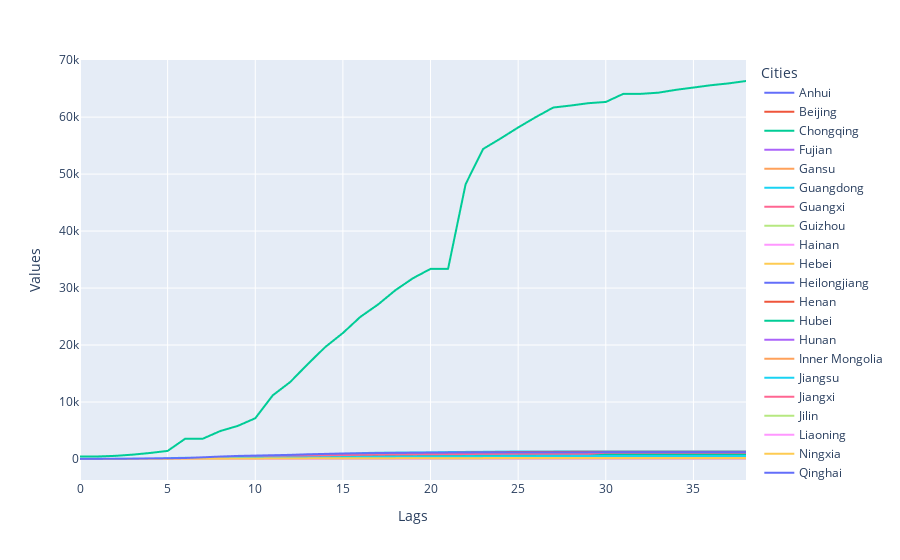

Write notebook code for a chart like this one.
### Code cell
import plotly.express as px
fig = px.line(df, x="Lags", y = "Values", color="Cities")
fig.show()

### Figure 1 — Plotly figure (JSON) as saved in the notebook; plotly's stock layout.template omitted (floating-point values rounded to 4 significant figures)
{"data": [{"hoverlabel": {"namelength": 0}, "hovertemplate": "Cities=Anhui<br>Lags=%{x}<br>Values=%{y}", "legendgroup": "Anhui", "line": {"color": "#636efa", "dash": "solid"}, "mode": "lines", "name": "Anhui", "showlegend": true, "type": "scattergl", "x": [0, 1, 2, 3, 4, 5, 6, 7, 8, 9, 10, 11, 12, 13, 14, 15, 16, 17, 18, 19, 20, 21, 22, 23, 24, 25, 26, 27, 28, 29, 30, 31, 32, 33, 34, 35, 36, 37, 38], "xaxis": "x", "y": [1, 9, 15, 39, 60, 70, 106, 152, 200, 237, 297, 340, 408, 480, 530, 591, 665, 733, 779, 830, 860, 889, 910, 934, 950, 962, 973, 982, 986, 987, 988, 989, 989, 989, 989, 989, 989, 990, 990], "yaxis": "y"}, {"hoverlabel": {"namelength": 0}, "hovertemplate": "Cities=Beijing<br>Lags=%{x}<br>Values=%{y}", "legendgroup": "Beijing", "line": {"color": "#EF553B", "dash": "solid"}, "mode": "lines", "name": "Beijing", "showlegend": true, "type": "scattergl", "x": [0, 1, 2, 3, 4, 5, 6, 7, 8, 9, 10, 11, 12, 13, 14, 15, 16, 17, 18, 19, 20, 21, 22, 23, 24, 25, 26, 27, 28, 29, 30, 31, 32, 33, 34, 35, 36, 37, 38], "xaxis": "x", "y": [14, 22, 36, 41, 68, 80, 91, 111, 114, 139, 168, 191, 212, 228, 253, 274, 297, 315, 326, 337, 342, 352, 366, 372, 375, 380, 381, 387, 393, 395, 396, 399, 399, 399, 400, 400, 410, 410, 411], "yaxis": "y"}, {"hoverlabel": {"namelength": 0}, "hovertemplate": "Cities=Chongqing<br>Lags=%{x}<br>Values=%{y}", "legendgroup": "Chongqing", "line": {"color": "#00cc96", "dash": "solid"}, "mode": "lines", "name": "Chongqing", "showlegend": true, "type": "scattergl", "x": [0, 1, 2, 3, 4, 5, 6, 7, 8, 9, 10, 11, 12, 13, 14, 15, 16, 17, 18, 19, 20, 21, 22, 23, 24, 25, 26, 27, 28, 29, 30, 31, 32, 33, 34, 35, 36, 37, 38], "xaxis": "x", "y": [6, 9, 27, 57, 75, 110, 132, 147, 182, 211, 247, 300, 337, 366, 389, 411, 426, 428, 468, 486, 505, 518, 529, 537, 544, 551, 553, 555, 560, 567, 572, 573, 575, 576, 576, 576, 576, 576, 576], "yaxis": "y"}, {"hoverlabel": {"namelength": 0}, "hovertemplate": "Cities=Fujian<br>Lags=%{x}<br>Values=%{y}", "legendgroup": "Fujian", "line": {"color": "#ab63fa", "dash": "solid"}, "mode": "lines", "name": "Fujian", "showlegend": true, "type": "scattergl", "x": [0, 1, 2, 3, 4, 5, 6, 7, 8, 9, 10, 11, 12, 13, 14, 15, 16, 17, 18, 19, 20, 21, 22, 23, 24, 25, 26, 27, 28, 29, 30, 31, 32, 33, 34, 35, 36, 37, 38], "xaxis": "x", "y": [1, 5, 10, 18, 35, 59, 80, 84, 101, 120, 144, 159, 179, 194, 205, 215, 224, 239, 250, 261, 267, 272, 279, 281, 285, 287, 290, 292, 293, 293, 293, 293, 293, 293, 294, 294, 296, 296, 296], "yaxis": "y"}, {"hoverlabel": {"namelength": 0}, "hovertemplate": "Cities=Gansu<br>Lags=%{x}<br>Values=%{y}", "legendgroup": "Gansu", "line": {"color": "#FFA15A", "dash": "solid"}, "mode": "lines", "name": "Gansu", "showlegend": true, "type": "scattergl", "x": [0, 1, 2, 3, 4, 5, 6, 7, 8, 9, 10, 11, 12, 13, 14, 15, 16, 17, 18, 19, 20, 21, 22, 23, 24, 25, 26, 27, 28, 29, 30, 31, 32, 33, 34, 35, 36, 37, 38], "xaxis": "x", "y": [0, 2, 2, 4, 7, 14, 19, 24, 26, 29, 40, 51, 55, 57, 62, 62, 67, 79, 83, 83, 86, 87, 90, 90, 90, 90, 91, 91, 91, 91, 91, 91, 91, 91, 91, 91, 91, 91, 91], "yaxis": "y"}, {"hoverlabel": {"namelength": 0}, "hovertemplate": "Cities=Guangdong<br>Lags=%{x}<br>Values=%{y}", "legendgroup": "Guangdong", "line": {"color": "#19d3f3", "dash": "solid"}, "mode": "lines", "name": "Guangdong", "showlegend": true, "type": "scattergl", "x": [0, 1, 2, 3, 4, 5, 6, 7, 8, 9, 10, 11, 12, 13, 14, 15, 16, 17, 18, 19, 20, 21, 22, 23, 24, 25, 26, 27, 28, 29, 30, 31, 32, 33, 34, 35, 36, 37, 38], "xaxis": "x", "y": [26, 32, 53, 78, 111, 151, 207, 277, 354, 436, 535, 632, 725, 813, 895, 970, 1034, 1095, 1131, 1159, 1177, 1219, 1241, 1261, 1294, 1316, 1322, 1328, 1331, 1332, 1333, 1339, 1342, 1345, 1347, 1347, 1347, 1348, 1349], "yaxis": "y"}, {"hoverlabel": {"namelength": 0}, "hovertemplate": "Cities=Guangxi<br>Lags=%{x}<br>Values=%{y}", "legendgroup": "Guangxi", "line": {"color": "#FF6692", "dash": "solid"}, "mode": "lines", "name": "Guangxi", "showlegend": true, "type": "scattergl", "x": [0, 1, 2, 3, 4, 5, 6, 7, 8, 9, 10, 11, 12, 13, 14, 15, 16, 17, 18, 19, 20, 21, 22, 23, 24, 25, 26, 27, 28, 29, 30, 31, 32, 33, 34, 35, 36, 37, 38], "xaxis": "x", "y": [2, 5, 23, 23, 36, 46, 51, 58, 78, 87, 100, 111, 127, 139, 150, 168, 172, 183, 195, 210, 215, 222, 222, 226, 235, 237, 238, 242, 244, 245, 246, 249, 249, 251, 252, 252, 252, 252, 252], "yaxis": "y"}, {"hoverlabel": {"namelength": 0}, "hovertemplate": "Cities=Guizhou<br>Lags=%{x}<br>Values=%{y}", "legendgroup": "Guizhou", "line": {"color": "#B6E880", "dash": "solid"}, "mode": "lines", "name": "Guizhou", "showlegend": true, "type": "scattergl", "x": [0, 1, 2, 3, 4, 5, 6, 7, 8, 9, 10, 11, 12, 13, 14, 15, 16, 17, 18, 19, 20, 21, 22, 23, 24, 25, 26, 27, 28, 29, 30, 31, 32, 33, 34, 35, 36, 37, 38], "xaxis": "x", "y": [1, 3, 3, 4, 5, 7, 9, 9, 12, 29, 29, 38, 46, 58, 64, 71, 81, 89, 99, 109, 127, 133, 135, 140, 143, 144, 146, 146, 146, 146, 146, 146, 146, 146, 146, 146, 146, 146, 146], "yaxis": "y"}, {"hoverlabel": {"namelength": 0}, "hovertemplate": "Cities=Hainan<br>Lags=%{x}<br>Values=%{y}", "legendgroup": "Hainan", "line": {"color": "#FF97FF", "dash": "solid"}, "mode": "lines", "name": "Hainan", "showlegend": true, "type": "scattergl", "x": [0, 1, 2, 3, 4, 5, 6, 7, 8, 9, 10, 11, 12, 13, 14, 15, 16, 17, 18, 19, 20, 21, 22, 23, 24, 25, 26, 27, 28, 29, 30, 31, 32, 33, 34, 35, 36, 37, 38], "xaxis": "x", "y": [4, 5, 8, 19, 22, 33, 40, 43, 46, 52, 62, 64, 72, 80, 99, 106, 117, 124, 131, 138, 144, 157, 157, 159, 162, 162, 163, 163, 168, 168, 168, 168, 168, 168, 168, 168, 168, 168, 168], "yaxis": "y"}, {"hoverlabel": {"namelength": 0}, "hovertemplate": "Cities=Hebei<br>Lags=%{x}<br>Values=%{y}", "legendgroup": "Hebei", "line": {"color": "#FECB52", "dash": "solid"}, "mode": "lines", "name": "Hebei", "showlegend": true, "type": "scattergl", "x": [0, 1, 2, 3, 4, 5, 6, 7, 8, 9, 10, 11, 12, 13, 14, 15, 16, 17, 18, 19, 20, 21, 22, 23, 24, 25, 26, 27, 28, 29, 30, 31, 32, 33, 34, 35, 36, 37, 38], "xaxis": "x", "y": [1, 1, 2, 8, 13, 18, 33, 48, 65, 82, 96, 104, 113, 126, 135, 157, 172, 195, 206, 218, 239, 251, 265, 283, 291, 300, 301, 306, 306, 307, 308, 309, 311, 311, 311, 312, 317, 318, 318], "yaxis": "y"}, {"hoverlabel": {"namelength": 0}, "hovertemplate": "Cities=Heilongjiang<br>Lags=%{x}<br>Values=%{y}", "legendgroup": "Heilongjiang", "line": {"color": "#636efa", "dash": "solid"}, "mode": "lines", "name": "Heilongjiang", "showlegend": true, "type": "scattergl", "x": [0, 1, 2, 3, 4, 5, 6, 7, 8, 9, 10, 11, 12, 13, 14, 15, 16, 17, 18, 19, 20, 21, 22, 23, 24, 25, 26, 27, 28, 29, 30, 31, 32, 33, 34, 35, 36, 37, 38], "xaxis": "x", "y": [0, 2, 4, 9, 15, 21, 33, 38, 44, 59, 80, 95, 121, 155, 190, 227, 277, 295, 307, 331, 360, 378, 395, 419, 425, 445, 457, 464, 470, 476, 479, 479, 480, 480, 480, 480, 480, 480, 480], "yaxis": "y"}, {"hoverlabel": {"namelength": 0}, "hovertemplate": "Cities=Henan<br>Lags=%{x}<br>Values=%{y}", "legendgroup": "Henan", "line": {"color": "#EF553B", "dash": "solid"}, "mode": "lines", "name": "Henan", "showlegend": true, "type": "scattergl", "x": [0, 1, 2, 3, 4, 5, 6, 7, 8, 9, 10, 11, 12, 13, 14, 15, 16, 17, 18, 19, 20, 21, 22, 23, 24, 25, 26, 27, 28, 29, 30, 31, 32, 33, 34, 35, 36, 37, 38], "xaxis": "x", "y": [5, 5, 9, 32, 83, 128, 168, 206, 278, 352, 422, 493, 566, 675, 764, 851, 914, 981, 1033, 1073, 1105, 1135, 1169, 1184, 1212, 1231, 1246, 1257, 1262, 1265, 1267, 1270, 1271, 1271, 1271, 1271, 1272, 1272, 1272], "yaxis": "y"}, {"hoverlabel": {"namelength": 0}, "hovertemplate": "Cities=Hubei<br>Lags=%{x}<br>Values=%{y}", "legendgroup": "Hubei", "line": {"color": "#00cc96", "dash": "solid"}, "mode": "lines", "name": "Hubei", "showlegend": true, "type": "scattergl", "x": [0, 1, 2, 3, 4, 5, 6, 7, 8, 9, 10, 11, 12, 13, 14, 15, 16, 17, 18, 19, 20, 21, 22, 23, 24, 25, 26, 27, 28, 29, 30, 31, 32, 33, 34, 35, 36, 37, 38], "xaxis": "x", "y": [444, 444, 549, 761, 1058, 1423, 3554, 3554, 4903, 5806, 7153, 11177, 13522, 16678, 19665, 22112, 24953, 27100, 29631, 31728, 33366, 33366, 48206, 54406, 56249, 58182, 59989, 61682, 62031, 62442, 62662, 64084, 64084, 64287, 64786, 65187, 65596, 65914, 66337], "yaxis": "y"}, {"hoverlabel": {"namelength": 0}, "hovertemplate": "Cities=Hunan<br>Lags=%{x}<br>Values=%{y}", "legendgroup": "Hunan", "line": {"color": "#ab63fa", "dash": "solid"}, "mode": "lines", "name": "Hunan", "showlegend": true, "type": "scattergl", "x": [0, 1, 2, 3, 4, 5, 6, 7, 8, 9, 10, 11, 12, 13, 14, 15, 16, 17, 18, 19, 20, 21, 22, 23, 24, 25, 26, 27, 28, 29, 30, 31, 32, 33, 34, 35, 36, 37, 38], "xaxis": "x", "y": [4, 9, 24, 43, 69, 100, 143, 221, 277, 332, 389, 463, 521, 593, 661, 711, 772, 803, 838, 879, 912, 946, 968, 988, 1001, 1004, 1006, 1007, 1008, 1010, 1011, 1013, 1016, 1016, 1016, 1016, 1017, 1017, 1018], "yaxis": "y"}, {"hoverlabel": {"namelength": 0}, "hovertemplate": "Cities=Inner Mongolia<br>Lags=%{x}<br>Values=%{y}", "legendgroup": "Inner Mongolia", "line": {"color": "#FFA15A", "dash": "solid"}, "mode": "lines", "name": "Inner Mongolia", "showlegend": true, "type": "scattergl", "x": [0, 1, 2, 3, 4, 5, 6, 7, 8, 9, 10, 11, 12, 13, 14, 15, 16, 17, 18, 19, 20, 21, 22, 23, 24, 25, 26, 27, 28, 29, 30, 31, 32, 33, 34, 35, 36, 37, 38], "xaxis": "x", "y": [0, 0, 1, 7, 7, 11, 15, 16, 19, 20, 23, 27, 34, 35, 42, 46, 50, 52, 54, 58, 58, 60, 61, 65, 68, 70, 72, 73, 75, 75, 75, 75, 75, 75, 75, 75, 75, 75, 75], "yaxis": "y"}, {"hoverlabel": {"namelength": 0}, "hovertemplate": "Cities=Jiangsu<br>Lags=%{x}<br>Values=%{y}", "legendgroup": "Jiangsu", "line": {"color": "#19d3f3", "dash": "solid"}, "mode": "lines", "name": "Jiangsu", "showlegend": true, "type": "scattergl", "x": [0, 1, 2, 3, 4, 5, 6, 7, 8, 9, 10, 11, 12, 13, 14, 15, 16, 17, 18, 19, 20, 21, 22, 23, 24, 25, 26, 27, 28, 29, 30, 31, 32, 33, 34, 35, 36, 37, 38], "xaxis": "x", "y": [1, 5, 9, 18, 33, 47, 70, 99, 129, 168, 202, 236, 271, 308, 341, 373, 408, 439, 468, 492, 515, 543, 570, 593, 604, 617, 626, 629, 631, 631, 631, 631, 631, 631, 631, 631, 631, 631, 631], "yaxis": "y"}, {"hoverlabel": {"namelength": 0}, "hovertemplate": "Cities=Jiangxi<br>Lags=%{x}<br>Values=%{y}", "legendgroup": "Jiangxi", "line": {"color": "#FF6692", "dash": "solid"}, "mode": "lines", "name": "Jiangxi", "showlegend": true, "type": "scattergl", "x": [0, 1, 2, 3, 4, 5, 6, 7, 8, 9, 10, 11, 12, 13, 14, 15, 16, 17, 18, 19, 20, 21, 22, 23, 24, 25, 26, 27, 28, 29, 30, 31, 32, 33, 34, 35, 36, 37, 38], "xaxis": "x", "y": [2, 7, 18, 18, 36, 72, 109, 109, 162, 240, 286, 333, 391, 476, 548, 600, 661, 698, 740, 771, 804, 844, 872, 900, 913, 925, 930, 933, 934, 934, 934, 934, 934, 934, 934, 934, 934, 935, 935], "yaxis": "y"}, {"hoverlabel": {"namelength": 0}, "hovertemplate": "Cities=Jilin<br>Lags=%{x}<br>Values=%{y}", "legendgroup": "Jilin", "line": {"color": "#B6E880", "dash": "solid"}, "mode": "lines", "name": "Jilin", "showlegend": true, "type": "scattergl", "x": [0, 1, 2, 3, 4, 5, 6, 7, 8, 9, 10, 11, 12, 13, 14, 15, 16, 17, 18, 19, 20, 21, 22, 23, 24, 25, 26, 27, 28, 29, 30, 31, 32, 33, 34, 35, 36, 37, 38], "xaxis": "x", "y": [0, 1, 3, 4, 4, 6, 8, 9, 14, 14, 17, 23, 31, 42, 54, 59, 65, 69, 78, 80, 81, 83, 84, 86, 88, 89, 89, 89, 90, 91, 91, 91, 91, 93, 93, 93, 93, 93, 93], "yaxis": "y"}, {"hoverlabel": {"namelength": 0}, "hovertemplate": "Cities=Liaoning<br>Lags=%{x}<br>Values=%{y}", "legendgroup": "Liaoning", "line": {"color": "#FF97FF", "dash": "solid"}, "mode": "lines", "name": "Liaoning", "showlegend": true, "type": "scattergl", "x": [0, 1, 2, 3, 4, 5, 6, 7, 8, 9, 10, 11, 12, 13, 14, 15, 16, 17, 18, 19, 20, 21, 22, 23, 24, 25, 26, 27, 28, 29, 30, 31, 32, 33, 34, 35, 36, 37, 38], "xaxis": "x", "y": [2, 3, 4, 17, 21, 27, 34, 39, 41, 48, 64, 70, 74, 81, 89, 94, 99, 105, 107, 108, 111, 116, 117, 119, 119, 121, 121, 121, 121, 121, 121, 121, 121, 121, 121, 121, 121, 121, 121], "yaxis": "y"}, {"hoverlabel": {"namelength": 0}, "hovertemplate": "Cities=Ningxia<br>Lags=%{x}<br>Values=%{y}", "legendgroup": "Ningxia", "line": {"color": "#FECB52", "dash": "solid"}, "mode": "lines", "name": "Ningxia", "showlegend": true, "type": "scattergl", "x": [0, 1, 2, 3, 4, 5, 6, 7, 8, 9, 10, 11, 12, 13, 14, 15, 16, 17, 18, 19, 20, 21, 22, 23, 24, 25, 26, 27, 28, 29, 30, 31, 32, 33, 34, 35, 36, 37, 38], "xaxis": "x", "y": [1, 1, 2, 3, 4, 7, 11, 12, 17, 21, 26, 28, 31, 34, 34, 40, 43, 45, 45, 49, 53, 58, 64, 67, 70, 70, 70, 70, 71, 71, 71, 71, 71, 71, 71, 71, 72, 72, 73], "yaxis": "y"}, {"hoverlabel": {"namelength": 0}, "hovertemplate": "Cities=Qinghai<br>Lags=%{x}<br>Values=%{y}", "legendgroup": "Qinghai", "line": {"color": "#636efa", "dash": "solid"}, "mode": "lines", "name": "Qinghai", "showlegend": true, "type": "scattergl", "x": [0, 1, 2, 3, 4, 5, 6, 7, 8, 9, 10, 11, 12, 13, 14, 15, 16, 17, 18, 19, 20, 21, 22, 23, 24, 25, 26, 27, 28, 29, 30, 31, 32, 33, 34, 35, 36, 37, 38], "xaxis": "x", "y": [0, 0, 0, 1, 1, 6, 6, 6, 8, 8, 9, 11, 13, 15, 17, 18, 18, 18, 18, 18, 18, 18, 18, 18, 18, 18, 18, 18, 18, 18, 18, 18, 18, 18, 18, 18, 18, 18, 18], "yaxis": "y"}, {"hoverlabel": {"namelength": 0}, "hovertemplate": "Cities=Shaanxi<br>Lags=%{x}<br>Values=%{y}", "legendgroup": "Shaanxi", "line": {"color": "#EF553B", "dash": "solid"}, "mode": "lines", "name": "Shaanxi", "showlegend": true, "type": "scattergl", "x": [0, 1, 2, 3, 4, 5, 6, 7, 8, 9, 10, 11, 12, 13, 14, 15, 16, 17, 18, 19, 20, 21, 22, 23, 24, 25, 26, 27, 28, 29, 30, 31, 32, 33, 34, 35, 36, 37, 38], "xaxis": "x", "y": [0, 3, 5, 15, 22, 35, 46, 56, 63, 87, 101, 116, 128, 142, 165, 173, 184, 195, 208, 213, 219, 225, 229, 230, 232, 236, 240, 240, 242, 245, 245, 245, 245, 245, 245, 245, 245, 245, 245], "yaxis": "y"}, {"hoverlabel": {"namelength": 0}, "hovertemplate": "Cities=Shandong<br>Lags=%{x}<br>Values=%{y}", "legendgroup": "Shandong", "line": {"color": "#00cc96", "dash": "solid"}, "mode": "lines", "name": "Shandong", "showlegend": true, "type": "scattergl", "x": [0, 1, 2, 3, 4, 5, 6, 7, 8, 9, 10, 11, 12, 13, 14, 15, 16, 17, 18, 19, 20, 21, 22, 23, 24, 25, 26, 27, 28, 29, 30, 31, 32, 33, 34, 35, 36, 37, 38], "xaxis": "x", "y": [2, 6, 15, 27, 46, 75, 95, 130, 158, 184, 206, 230, 259, 275, 307, 347, 386, 416, 444, 466, 487, 497, 509, 523, 532, 537, 541, 543, 544, 546, 749, 750, 754, 755, 756, 756, 756, 756, 756], "yaxis": "y"}, {"hoverlabel": {"namelength": 0}, "hovertemplate": "Cities=Shanghai<br>Lags=%{x}<br>Values=%{y}", "legendgroup": "Shanghai", "line": {"color": "#ab63fa", "dash": "solid"}, "mode": "lines", "name": "Shanghai", "showlegend": true, "type": "scattergl", "x": [0, 1, 2, 3, 4, 5, 6, 7, 8, 9, 10, 11, 12, 13, 14, 15, 16, 17, 18, 19, 20, 21, 22, 23, 24, 25, 26, 27, 28, 29, 30, 31, 32, 33, 34, 35, 36, 37, 38], "xaxis": "x", "y": [9, 16, 20, 33, 40, 53, 66, 96, 112, 135, 169, 182, 203, 219, 243, 257, 277, 286, 293, 299, 303, 311, 315, 318, 326, 328, 333, 333, 333, 334, 334, 335, 335, 335, 336, 337, 337, 337, 337], "yaxis": "y"}, {"hoverlabel": {"namelength": 0}, "hovertemplate": "Cities=Shanxi<br>Lags=%{x}<br>Values=%{y}", "legendgroup": "Shanxi", "line": {"color": "#FFA15A", "dash": "solid"}, "mode": "lines", "name": "Shanxi", "showlegend": true, "type": "scattergl", "x": [0, 1, 2, 3, 4, 5, 6, 7, 8, 9, 10, 11, 12, 13, 14, 15, 16, 17, 18, 19, 20, 21, 22, 23, 24, 25, 26, 27, 28, 29, 30, 31, 32, 33, 34, 35, 36, 37, 38], "xaxis": "x", "y": [1, 1, 1, 6, 9, 13, 27, 27, 35, 39, 47, 66, 74, 81, 81, 96, 104, 115, 119, 119, 124, 126, 126, 127, 128, 129, 130, 131, 131, 132, 132, 132, 132, 133, 133, 133, 133, 133, 133], "yaxis": "y"}, {"hoverlabel": {"namelength": 0}, "hovertemplate": "Cities=Sichuan<br>Lags=%{x}<br>Values=%{y}", "legendgroup": "Sichuan", "line": {"color": "#19d3f3", "dash": "solid"}, "mode": "lines", "name": "Sichuan", "showlegend": true, "type": "scattergl", "x": [0, 1, 2, 3, 4, 5, 6, 7, 8, 9, 10, 11, 12, 13, 14, 15, 16, 17, 18, 19, 20, 21, 22, 23, 24, 25, 26, 27, 28, 29, 30, 31, 32, 33, 34, 35, 36, 37, 38], "xaxis": "x", "y": [5, 8, 15, 28, 44, 69, 90, 108, 142, 177, 207, 231, 254, 282, 301, 321, 344, 364, 386, 405, 417, 436, 451, 463, 470, 481, 495, 508, 514, 520, 525, 526, 526, 527, 529, 531, 534, 538, 538], "yaxis": "y"}, {"hoverlabel": {"namelength": 0}, "hovertemplate": "Cities=Tianjin<br>Lags=%{x}<br>Values=%{y}", "legendgroup": "Tianjin", "line": {"color": "#FF6692", "dash": "solid"}, "mode": "lines", "name": "Tianjin", "showlegend": true, "type": "scattergl", "x": [0, 1, 2, 3, 4, 5, 6, 7, 8, 9, 10, 11, 12, 13, 14, 15, 16, 17, 18, 19, 20, 21, 22, 23, 24, 25, 26, 27, 28, 29, 30, 31, 32, 33, 34, 35, 36, 37, 38], "xaxis": "x", "y": [4, 4, 8, 10, 14, 23, 24, 27, 31, 32, 41, 48, 60, 67, 69, 79, 81, 88, 91, 95, 106, 112, 119, 120, 122, 124, 125, 128, 130, 131, 132, 135, 135, 135, 135, 135, 136, 136, 136], "yaxis": "y"}, {"hoverlabel": {"namelength": 0}, "hovertemplate": "Cities=Tibet<br>Lags=%{x}<br>Values=%{y}", "legendgroup": "Tibet", "line": {"color": "#B6E880", "dash": "solid"}, "mode": "lines", "name": "Tibet", "showlegend": true, "type": "scattergl", "x": [0, 1, 2, 3, 4, 5, 6, 7, 8, 9, 10, 11, 12, 13, 14, 15, 16, 17, 18, 19, 20, 21, 22, 23, 24, 25, 26, 27, 28, 29, 30, 31, 32, 33, 34, 35, 36, 37, 38], "xaxis": "x", "y": [0, 0, 0, 0, 0, 0, 0, 0, 1, 1, 1, 1, 1, 1, 1, 1, 1, 1, 1, 1, 1, 1, 1, 1, 1, 1, 1, 1, 1, 1, 1, 1, 1, 1, 1, 1, 1, 1, 1], "yaxis": "y"}, {"hoverlabel": {"namelength": 0}, "hovertemplate": "Cities=Xinjiang<br>Lags=%{x}<br>Values=%{y}", "legendgroup": "Xinjiang", "line": {"color": "#FF97FF", "dash": "solid"}, "mode": "lines", "name": "Xinjiang", "showlegend": true, "type": "scattergl", "x": [0, 1, 2, 3, 4, 5, 6, 7, 8, 9, 10, 11, 12, 13, 14, 15, 16, 17, 18, 19, 20, 21, 22, 23, 24, 25, 26, 27, 28, 29, 30, 31, 32, 33, 34, 35, 36, 37, 38], "xaxis": "x", "y": [0, 2, 2, 3, 4, 5, 10, 13, 14, 17, 18, 21, 24, 29, 32, 36, 39, 42, 45, 49, 55, 59, 63, 65, 70, 71, 75, 76, 76, 76, 76, 76, 76, 76, 76, 76, 76, 76, 76], "yaxis": "y"}, {"hoverlabel": {"namelength": 0}, "hovertemplate": "Cities=Yunnan<br>Lags=%{x}<br>Values=%{y}", "legendgroup": "Yunnan", "line": {"color": "#FECB52", "dash": "solid"}, "mode": "lines", "name": "Yunnan", "showlegend": true, "type": "scattergl", "x": [0, 1, 2, 3, 4, 5, 6, 7, 8, 9, 10, 11, 12, 13, 14, 15, 16, 17, 18, 19, 20, 21, 22, 23, 24, 25, 26, 27, 28, 29, 30, 31, 32, 33, 34, 35, 36, 37, 38], "xaxis": "x", "y": [1, 2, 5, 11, 16, 26, 44, 55, 70, 83, 93, 105, 117, 122, 128, 133, 138, 138, 141, 149, 153, 154, 156, 162, 168, 171, 171, 172, 172, 174, 174, 174, 174, 174, 174, 174, 174, 174, 174], "yaxis": "y"}, {"hoverlabel": {"namelength": 0}, "hovertemplate": "Cities=Zhejiang<br>Lags=%{x}<br>Values=%{y}", "legendgroup": "Zhejiang", "line": {"color": "#636efa", "dash": "solid"}, "mode": "lines", "name": "Zhejiang", "showlegend": true, "type": "scattergl", "x": [0, 1, 2, 3, 4, 5, 6, 7, 8, 9, 10, 11, 12, 13, 14, 15, 16, 17, 18, 19, 20, 21, 22, 23, 24, 25, 26, 27, 28, 29, 30, 31, 32, 33, 34, 35, 36, 37, 38], "xaxis": "x", "y": [10, 27, 43, 62, 104, 128, 173, 296, 428, 538, 599, 661, 724, 829, 895, 954, 1006, 1048, 1075, 1092, 1117, 1131, 1145, 1155, 1162, 1167, 1171, 1172, 1174, 1175, 1203, 1205, 1205, 1205, 1205, 1205, 1205, 1205, 1205], "yaxis": "y"}], "layout": {"legend": {"title": {"text": "Cities"}, "tracegroupgap": 0}, "margin": {"t": 60}, "xaxis": {"anchor": "y", "domain": [0, 1], "title": {"text": "Lags"}}, "yaxis": {"anchor": "x", "domain": [0, 1], "title": {"text": "Values"}}}}
